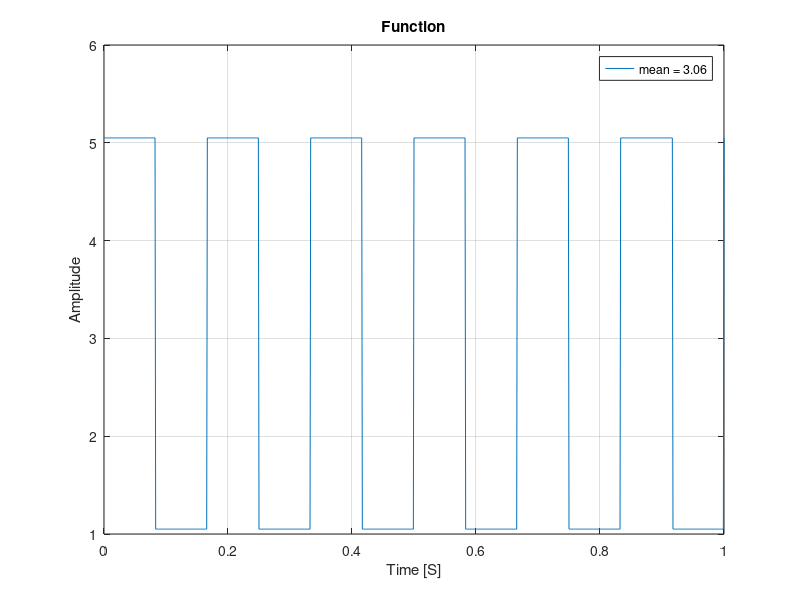

The MATLAB script that drew this image:
fs = 960;       % Sample frequency
t = 0:1/fs:1;   % Time interval 1s
A = 2;          % Amplitude
N = fs;
OffSet = 3.05;  							% Offset
%x = A * sin(2 * pi * t * 6) + OffSet;       % Generating Sin signal
x = A * square(2 * pi * t * 6) + OffSet;   	% Generating Square signal
%x = A * sawtooth(2 * pi * t * 6) + OffSet;  % Generating Sawtooth signal
m = mean(x);            					% Calculating mean
%SD_Teor = A/sqrt(2)    					 % Theoretical standard deviation
SD_Teor = sqrt(sum((x - m).^2) / (N - 1))   % Theoretical standard deviation
SD_Real = std(x)       						% Real standard deviation
plot(t, x);
grid;
title('Function');
xlabel('Time [S]');
ylabel('Amplitude');
legend(sprintf('mean = %.2f', m));
